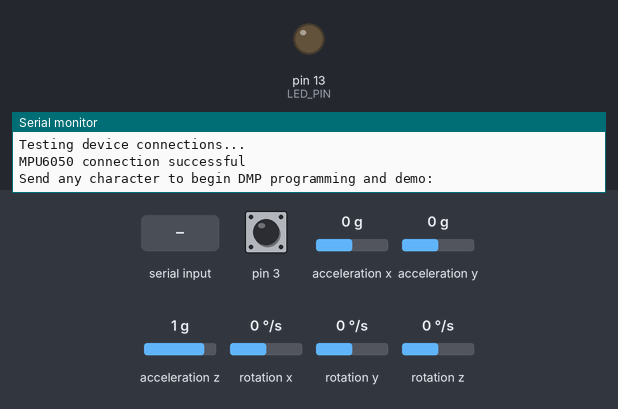
A sketch run on a simulated Arduino Leonardo, built with avr-gcc and run on an emulated ATmega32U4. Parts: output pins drawn as LEDs (lit = HIGH), the last lines printed to the serial monitor. Dashed ring = blinking. The test bench sets the inputs (shaded band); at power-on: acceleration x 0 g, acceleration y 0 g, acceleration z 1 g, rotation z 0 °/s, pin 3 HIGH, rotation x 0 °/s, rotation y 0 °/s. The sensor or clock chip raises its interrupt line as the real part does.

Above: at 0.8 s.
0.9 s: "1" received over Serial
At 1.57 s:
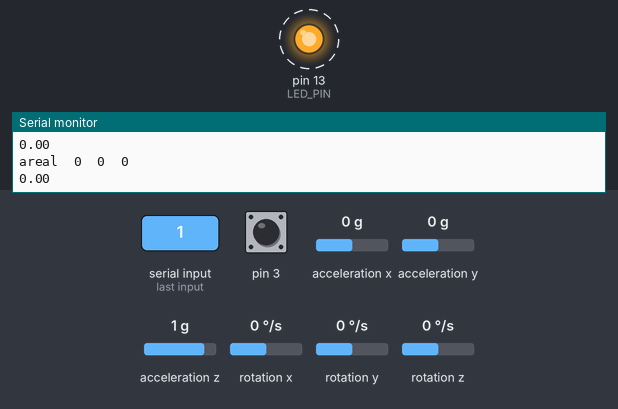
3.9 s: acceleration x set to -1.4 g
6.9 s: acceleration y set to -1.4 g
9.9 s: acceleration z set to -1.4 g
12.9 s: rotation z set to -192 °/s
Timing chart, 0 to 16.9 s (numbered marks = the images above; inputs shaded):
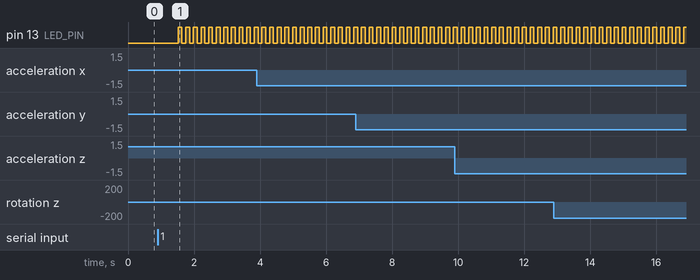

The sketch:

MPU6050_DMP6_changed.ino
```cpp
// I2C device class (I2Cdev) demonstration Arduino sketch for MPU6050 class using DMP (MotionApps v2.0)
// 6/21/2012 by Jeff Rowberg <jeff@rowberg.net>
// Updates should (hopefully) always be available at https://github.com/jrowberg/i2cdevlib
//
// Changelog:
//      2013-05-08 - added seamless Fastwire support
//                 - added note about gyro calibration
//      2012-06-21 - added note about Arduino 1.0.1 + Leonardo compatibility error
//      2012-06-20 - improved FIFO overflow handling and simplified read process
//      2012-06-19 - completely rearranged DMP initialization code and simplification
//      2012-06-13 - pull gyro and accel data from FIFO packet instead of reading directly
//      2012-06-09 - fix broken FIFO read sequence and change interrupt detection to RISING
//      2012-06-05 - add gravity-compensated initial reference frame acceleration output
//                 - add 3D math helper file to DMP6 example sketch
//                 - add Euler output and Yaw/Pitch/Roll output formats
//      2012-06-04 - remove accel offset clearing for better results (thanks Sungon Lee)
//      2012-06-01 - fixed gyro sensitivity to be 2000 deg/sec instead of 250
//      2012-05-30 - basic DMP initialization working

/* ============================================
I2Cdev device library code is placed under the MIT license
Copyright (c) 2012 Jeff Rowberg

Permission is hereby granted, free of charge, to any person obtaining a copy
of this software and associated documentation files (the "Software"), to deal
in the Software without restriction, including without limitation the rights
to use, copy, modify, merge, publish, distribute, sublicense, and/or sell
copies of the Software, and to permit persons to whom the Software is
furnished to do so, subject to the following conditions:

The above copyright notice and this permission notice shall be included in
all copies or substantial portions of the Software.

THE SOFTWARE IS PROVIDED "AS IS", WITHOUT WARRANTY OF ANY KIND, EXPRESS OR
IMPLIED, INCLUDING BUT NOT LIMITED TO THE WARRANTIES OF MERCHANTABILITY,
FITNESS FOR A PARTICULAR PURPOSE AND NONINFRINGEMENT. IN NO EVENT SHALL THE
AUTHORS OR COPYRIGHT HOLDERS BE LIABLE FOR ANY CLAIM, DAMAGES OR OTHER
LIABILITY, WHETHER IN AN ACTION OF CONTRACT, TORT OR OTHERWISE, ARISING FROM,
OUT OF OR IN CONNECTION WITH THE SOFTWARE OR THE USE OR OTHER DEALINGS IN
THE SOFTWARE.
===============================================
*/

// I2Cdev and MPU6050 must be installed as libraries, or else the .cpp/.h files
// for both classes must be in the include path of your project
#include "I2Cdev.h"

#include "MPU6050_6Axis_MotionApps20.h"
//#include "MPU6050.h" // not necessary if using MotionApps include file

// Arduino Wire library is required if I2Cdev I2CDEV_ARDUINO_WIRE implementation
// is used in I2Cdev.h
#if I2CDEV_IMPLEMENTATION == I2CDEV_ARDUINO_WIRE
    #include "Wire.h"
#endif

// class default I2C address is 0x68
// specific I2C addresses may be passed as a parameter here
// AD0 low = 0x68 (default for SparkFun breakout and InvenSense evaluation board)
// AD0 high = 0x69
MPU6050 mpu;
//MPU6050 mpu(0x69); // <-- use for AD0 high

/* =========================================================================
   NOTE: In addition to connection 3.3v, GND, SDA, and SCL, this sketch
   depends on the MPU-6050's INT pin being connected to the Arduino's
   external interrupt #0 pin. On the Arduino Uno and Mega 2560, this is
   digital I/O pin 2.
 * ========================================================================= */

/* =========================================================================
   NOTE: Arduino v1.0.1 with the Leonardo board generates a compile error
   when using Serial.write(buf, len). The Teapot output uses this method.
   The solution requires a modification to the Arduino USBAPI.h file, which
   is fortunately simple, but annoying. This will be fixed in the next IDE
   release. For more info, see these links:

   http://arduino.cc/forum/index.php/topic,109987.0.html
   http://code.google.com/p/arduino/issues/detail?id=958
 * ========================================================================= */


// uncomment "OUTPUT_READABLE_QUATERNION" if you want to see the actual
// quaternion components in a [w, x, y, z] format (not best for parsing
// on a remote host such as Processing or something though)
#define OUTPUT_READABLE_QUATERNION


// uncomment "OUTPUT_READABLE_REALACCEL" if you want to see acceleration
// components with gravity removed. This acceleration reference frame is
// not compensated for orientation, so +X is always +X according to the
// sensor, just without the effects of gravity. If you want acceleration
// compensated for orientation, us OUTPUT_READABLE_WORLDACCEL instead.
#define OUTPUT_READABLE_REALACCEL


#define LED_PIN 13 // (Arduino is 13, Teensy is 11, Teensy++ is 6)
bool blinkState = false;

// MPU control/status vars
bool dmpReady = false;  // set true if DMP init was successful
uint8_t mpuIntStatus;   // holds actual interrupt status byte from MPU
uint8_t devStatus;      // return status after each device operation (0 = success, !0 = error)
uint16_t packetSize;    // expected DMP packet size (default is 42 bytes)
uint16_t fifoCount;     // count of all bytes currently in FIFO
uint8_t fifoBuffer[64]; // FIFO storage buffer

// orientation/motion vars
Quaternion q;           // [w, x, y, z]         quaternion container
VectorInt16 aa;         // [x, y, z]            accel sensor measurements
VectorInt16 aaReal;     // [x, y, z]            gravity-free accel sensor measurements
VectorInt16 aaWorld;    // [x, y, z]            world-frame accel sensor measurements
VectorFloat gravity;    // [x, y, z]            gravity vector


// ================================================================
// ===               INTERRUPT DETECTION ROUTINE                ===
// ================================================================

volatile bool mpuInterrupt = false;     // indicates whether MPU interrupt pin has gone high
void dmpDataReady() {
    mpuInterrupt = true;
}


// ================================================================
// ===                      INITIAL SETUP                       ===
// ================================================================

void setup() {
    // join I2C bus (I2Cdev library doesn't do this automatically)
    #if I2CDEV_IMPLEMENTATION == I2CDEV_ARDUINO_WIRE
        Wire.begin();
        TWBR = 24; // 400kHz I2C clock (200kHz if CPU is 8MHz). Comment this line if having compilation difficulties with TWBR.
    #elif I2CDEV_IMPLEMENTATION == I2CDEV_BUILTIN_FASTWIRE
        Fastwire::setup(400, true);
    #endif

    // initialize serial communication
    // (115200 chosen because it is required for Teapot Demo output, but it's
    // really up to you depending on your project)
    Serial.begin(115200);
    while (!Serial); // wait for Leonardo enumeration, others continue immediately

    // NOTE: 8MHz or slower host processors, like the Teensy @ 3.3v or Ardunio
    // Pro Mini running at 3.3v, cannot handle this baud rate reliably due to
    // the baud timing being too misaligned with processor ticks. You must use
    // 38400 or slower in these cases, or use some kind of external separate
    // crystal solution for the UART timer.

    // initialize device
    Serial.println(F("Initializing I2C devices..."));
    mpu.initialize();

    // verify connection
    Serial.println(F("Testing device connections..."));
    Serial.println(mpu.testConnection() ? F("MPU6050 connection successful") : F("MPU6050 connection failed"));

    // wait for ready
    Serial.println(F("\nSend any character to begin DMP programming and demo: "));
    while (Serial.available() && Serial.read()); // empty buffer
    while (!Serial.available());                 // wait for data
    while (Serial.available() && Serial.read()); // empty buffer again

    // load and configure the DMP
    Serial.println(F("Initializing DMP..."));
    devStatus = mpu.dmpInitialize();

    // supply your own gyro offsets here, scaled for min sensitivity
    mpu.setXGyroOffset(-9);
    mpu.setYGyroOffset(-92);
    mpu.setZGyroOffset(-36);
    mpu.setXAccelOffset(-2373);
    mpu.setYAccelOffset(-4510);
    mpu.setZAccelOffset(1617); // 1688 factory default for my test chip

    // make sure it worked (returns 0 if so)
    if (devStatus == 0) {
        // turn on the DMP, now that it's ready
        Serial.println(F("Enabling DMP..."));
        mpu.setDMPEnabled(true);

        // enable Arduino interrupt detection
        Serial.println(F("Enabling interrupt detection (Arduino external interrupt 0)..."));
        attachInterrupt(0, dmpDataReady, RISING);
        mpuIntStatus = mpu.getIntStatus();

        // set our DMP Ready flag so the main loop() function knows it's okay to use it
        Serial.println(F("DMP ready! Waiting for first interrupt..."));
        dmpReady = true;

        // get expected DMP packet size for later comparison
        packetSize = mpu.dmpGetFIFOPacketSize();
    } else {
        // ERROR!
        // 1 = initial memory load failed
        // 2 = DMP configuration updates failed
        // (if it's going to break, usually the code will be 1)
        Serial.print(F("DMP Initialization failed (code "));
        Serial.print(devStatus);
        Serial.println(F(")"));
    }

    // configure LED for output
    pinMode(LED_PIN, OUTPUT);
}


// ================================================================
// ===                    MAIN PROGRAM LOOP                     ===
// ================================================================

void loop() {
  delay(100);
    // if programming failed, don't try to do anything
    if (!dmpReady) return;

    // wait for MPU interrupt or extra packet(s) available
    while (!mpuInterrupt && fifoCount < packetSize) {
        // other program behavior stuff here
        // .
        // .
        // .
        // if you are really paranoid you can frequently test in between other
        // stuff to see if mpuInterrupt is true, and if so, "break;" from the
        // while() loop to immediately process the MPU data
        // .
        // .
        // .
    }

    // reset interrupt flag and get INT_STATUS byte
    mpuInterrupt = false;
    mpuIntStatus = mpu.getIntStatus();

    // get current FIFO count
    fifoCount = mpu.getFIFOCount();

    // check for overflow (this should never happen unless our code is too inefficient)
    if ((mpuIntStatus & 0x10) || fifoCount == 1024) {
        // reset so we can continue cleanly
        mpu.resetFIFO();
      //  Serial.println(F("FIFO overflow!"));

    // otherwise, check for DMP data ready interrupt (this should happen frequently)
    } else if (mpuIntStatus & 0x02) {
        // wait for correct available data length, should be a VERY short wait
        while (fifoCount < packetSize) fifoCount = mpu.getFIFOCount();

        // read a packet from FIFO
        mpu.getFIFOBytes(fifoBuffer, packetSize);

        // track FIFO count here in case there is > 1 packet available
        // (this lets us immediately read more without waiting for an interrupt)
        fifoCount -= packetSize;

        #ifdef OUTPUT_READABLE_QUATERNION
            // display quaternion values in easy matrix form: w x y z
            mpu.dmpGetQuaternion(&q, fifoBuffer);
            Serial.print("quat\t");
           // Serial.print(q.w);
            Serial.print("\t");
            Serial.print(q.x);
            Serial.print("\t");
            Serial.print(q.y);
            Serial.print("\t");
            Serial.println(q.z);
        #endif
  double Q = sqrt(q.x * q.x + q.y * q.y);
  Serial.println(Q);

       accel();


        // blink LED to indicate activity
        blinkState = !blinkState;
        digitalWrite(LED_PIN, blinkState);
    }


}


void accel (){
 // display real acceleration, adjusted to remove gravity
            mpu.dmpGetQuaternion(&q, fifoBuffer);
            mpu.dmpGetAccel(&aa, fifoBuffer);
            mpu.dmpGetGravity(&gravity, &q);
            mpu.dmpGetLinearAccel(&aaReal, &aa, &gravity);
            Serial.print("areal\t");
            Serial.print(aaReal.x);
            Serial.print("\t");
            Serial.print(aaReal.y);
            Serial.print("\t");
            Serial.println(aaReal.z);
            //double a ;
            //a= ;
            double a1 = aaReal.x/10;
            double a2 = aaReal.y/10;
            double a3 = aaReal.z/10;

            Serial.println(sqrt(((a1) * (a1)) + ((a2)* (a2)) + ((a3) * (a3))));

}
```

Measured:
- after the input at 0.9 s, pin 13 (LED_PIN): alternates HIGH for 0.12 s and LOW for 0.12 s, starting after 0.62 s
